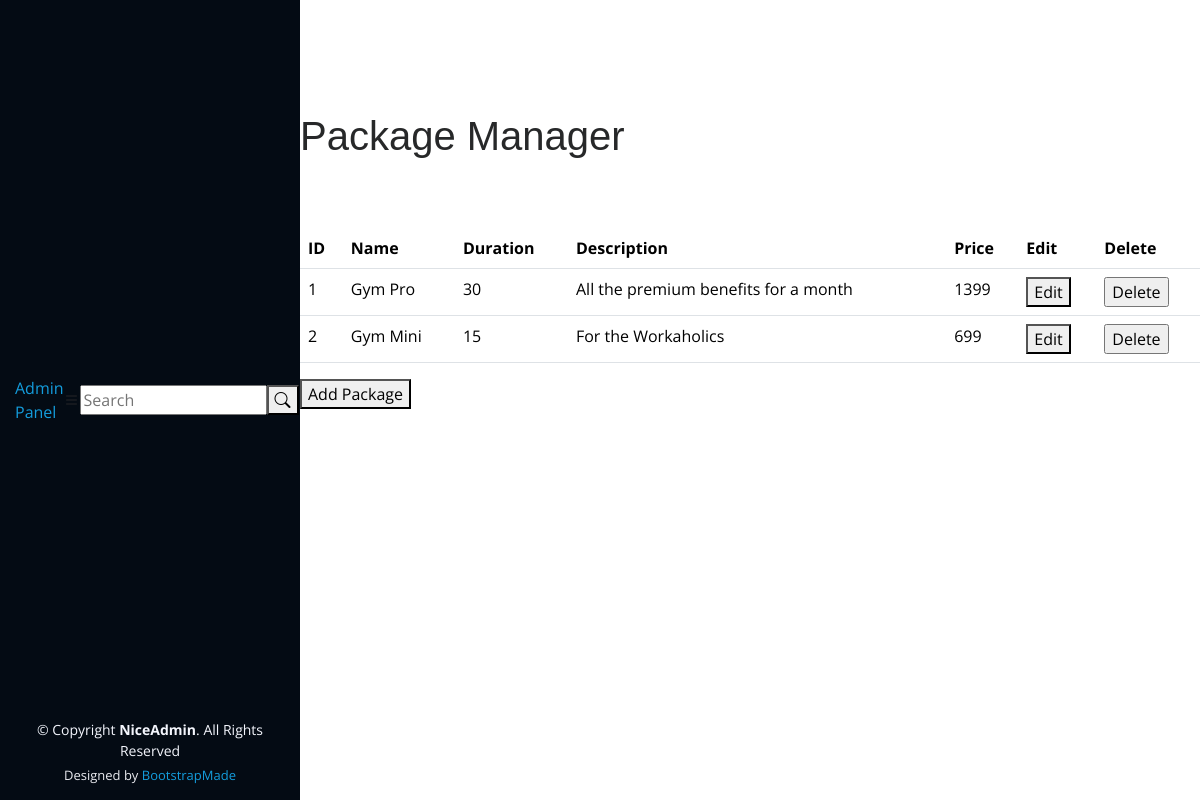
The app's page /admin/package (signed in) with its own data.
### app.py (models this page shows, shortened)
class Package(db.Model):
    pkg_id = db.Column(db.Integer,primary_key=True,autoincrement=True)
    name = db.Column(db.String(20))
    duration = db.Column(db.Integer)
    description = db.Column(db.String(100))
    price = db.Column(db.Integer)

### app.py (the view)
@app.route("/admin/package")
def package_manager():
    admin = current_user
    if not isinstance(admin,Admin):
        return redirect(url_for('admin_login'))
    package_list = Package.query.all()
    return render_template('/admin/package.html',admin=admin,pkgs=package_list)

### app.py (called while the page is built)
@login_manager.user_loader
def load_user(user_id):
    admin = Admin.query.get(user_id)
    if admin is None:
        member = Members.query.get(user_id)
        if member is None:
            trainer = Trainers.query.get(user_id)
            return trainer  # Return the trainer user if found
        return member  # Return the regular member user if found
    return admin  # Return the admin user if found

### templates/admin/package.html (shortened to what this page needs)
{% extends "/admin/header.html" %}
{% block content %}
<div class="pagetitle">
  <h1>Package Manager</h1>
</div>
<section class="section dashboard">
  <div class="row">
    <div class="col">
      <table class="table">
        <thead>
          <tr>
            <th>ID</th>
            <th>Name</th>
            <th>Duration</th>
            <th>Description</th>
            <th>Price</th>
            <th>Edit</th>
            <th>Delete</th>
          </tr>
        </thead>
        <tbody>
          {% for pkg in pkgs %}
          <tr>
            <td id="pkgid">{{ pkg.pkg_id }}</td>
            <td>{{ pkg.name }}</td>
            <td>{{ pkg.duration }}</td>
            <td>{{ pkg.description }}</td>
            <td>{{ pkg.price }}</td>
            <td><button onclick="editpkg(pkgid)">Edit</button></td>
            <td>
              <form action="{{url_for('delete_package')}}" method="post">
                <input type="submit" value="Delete"
                  onclick="return confirm('Are you sure you want to delete this entry?');">
              </form>
            </td>
          </tr>
          {% endfor %}
        </tbody>
      </table>
    </div>
  </div>
  <div class="row">
    <div class="col-lg-4">
      <button id="addPackageButton">Add Package</button>
    </div>
  </div>
</section>
{% endblock %}

### static/assets/css/style.css (style rules this page uses)
body { font-family: "Open Sans", sans-serif; color: #272829; }
h1, h2, h3, h4, h5, h6 { font-family: "Raleway", sans-serif; }
section { padding: 60px 0; overflow: hidden; }

### records on screen
Package: pkg_id "1", name "Gym Pro", duration "30", description "All the premium benefits for a month", price "1399"
Package: pkg_id "2", name "Gym Mini", duration "15", description "For the Workaholics", price "699"
